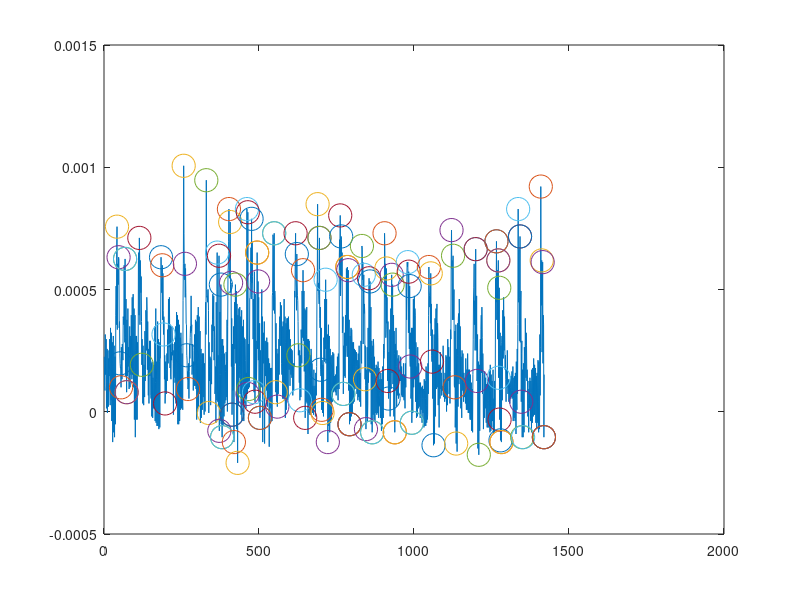

MATLAB code for this plot:
data = [
0.000225
0.000106
0.000087
0.000316
0.000152
0.000165
0.000297
0.000014
0.000119
0.000257
-0.000005
0.000133
0.000251
0.000021
0.000218
0.000152
0.000146
0.000297
0.000113
0.000027
0.000343
0.000087
0.000047
0.000323
-0.000038
0.000152
0.000284
-0.000124
0.000244
0.00031
-0.000084
0.000251
0.00027
-0.000104
0.000225
0.000225
-0.000051
0.000395
0.000514
0.000356
0.000671
0.000757
0.000336
0.000605
0.000573
0.00052
0.000632
0.000625
0.000343
0.000369
0.000238
0.000198
0.000179
0.000179
0.0001
0.000264
0.000185
0.000133
0.000277
0.000257
0.000211
0.000389
0.000382
0.000356
0.000599
0.000408
0.000284
0.000625
0.000303
0.000146
0.000461
0.000205
0.00008
0.000376
0.000146
0.000146
0.000422
0.000185
0.000264
0.000238
0.000093
0.000277
0.000349
0.0001
0.00031
0.000192
0.000152
0.000395
0.000231
0.000133
0.000468
0.000152
0.000185
0.000481
0.0001
0.000185
0.000422
-0.000032
0.000165
0.000395
-0.000104
0.000251
0.00031
-0.000032
0.00031
0.00027
-0.000032
0.000284
0.000231
0.000146
0.000619
0.000651
0.000395
0.000711
0.000638
0.000356
0.000619
0.00056
0.000487
0.000553
0.000369
0.000192
0.000297
0.000225
0.000034
0.00027
0.000093
0.000027
0.000192
0.000139
0.00006
0.00033
0.000126
0.000172
0.000415
0.000376
0.000251
0.000468
0.000415
0.000172
0.000369
0.000211
0.000067
0.000257
0.000034
0.000185
0.00029
0.000146
0.000251
0.00029
0.000067
0.000054
0.000198
-0.000019
0.000205
0.000133
-0.000025
0.000139
0.000034
0.000014
0.000192
0.000014
0.000041
0.000349
-0.000038
0.000119
0.000422
-0.000045
0.000133
0.000205
-0.000058
0.000146
0.000369
-0.000058
0.000225
0.000297
-0.000071
0.000284
0.000205
-0.000064
0.000218
0.000218
0.000408
0.000632
0.000546
0.000487
0.000487
0.000599
0.000376
0.000566
0.000415
0.000316
0.000389
0.000362
0.000133
0.000231
0.000034
0.000073
0.000205
0.000126
0.000073
0.000172
0.000238
0.000126
0.000336
0.00027
0.000198
0.000461
0.00029
0.000264
0.000468
0.000277
0.000179
0.000356
0.000146
0.000133
0.000244
0.000211
0.000349
0.00031
0.000231
0.000277
0.000198
-0.000012
0.000251
0.000139
0.000146
0.000284
0.000119
0.000133
0.000349
0.000034
0.000119
0.000408
0.000027
0.0001
0.000395
-0.000051
0.000244
0.000376
-0.000051
0.000146
0.000356
-0.000038
0.000218
0.000303
0.000008
0.000323
0.000264
0.000014
0.000119
0.000238
0.000054
0.000008
0.000454
0.000605
0.001006
0.00073
0.000546
0.00054
0.000605
0.000468
0.000586
0.000487
0.000362
0.000356
0.000231
0.000211
0.000133
0.000165
0.000093
0.000119
0.000198
0.000054
0.000165
0.000277
0.000218
0.000303
0.000349
0.000323
0.000474
0.00033
0.000356
0.000152
0.000179
0.000277
0.000251
0.000087
0.000205
0.000165
0.000106
0.000316
0.000185
0.000106
0.000376
0.000146
0.000093
0.000369
-0.000032
0.000146
0.000395
0.000001
0.000205
0.000428
0.000021
0.000205
0.000389
0.000073
0.000211
0.00033
-0.000045
0.000218
0.000257
-0.000025
0.000198
0.000238
0.000008
0.000238
0.000179
0.00006
0.000238
0.000113
-0.000012
0.000198
0.0001
0.000001
0.000369
0.000448
0.000316
0.000947
0.0005
0.000468
0.000474
0.000448
0.0005
0.0005
0.000415
-0.000005
0.000284
0.000185
0.000126
0.000225
0.000172
0.000027
0.000218
0.000165
0.000113
0.000356
0.000244
0.000376
0.000481
0.00033
0.000408
0.000474
0.000211
0.000349
0.000303
0.000073
0.000106
0.000185
-0.000045
0.000448
0.000185
0.000047
0.000651
0.000126
0.000041
0.000231
0.000021
0.000093
0.000638
-0.000078
0.000152
0.000408
-0.000038
0.000152
0.00052
-0.000051
0.000238
0.000297
-0.000104
0.000251
0.000297
-0.000058
0.00027
0.000238
-0.000019
0.000238
0.000192
0.000034
0.000192
0.000165
0.000047
0.000244
0.000205
0.00006
0.000376
0.000001
0.000349
0.000573
0.000592
0.000697
0.000829
0.000566
0.000546
0.000592
0.000776
0.00052
0.000487
0.000527
0.000185
0.000382
-0.000012
0.0001
0.000277
0.000087
0.000126
0.000349
-0.000124
0.000185
0.000448
0.000257
0.000376
0.00052
0.000198
0.000474
0.000494
-0.000071
0.000441
0.00029
-0.000209
0.000395
0.000172
0.000027
0.000422
0.000139
0.000185
0.000428
0.000073
0.000152
0.000389
-0.000012
0.000001
0.000415
-0.000038
0.000277
0.000349
0.000027
0.000119
0.000376
-0.000038
0.000303
0.00029
0.000034
0.000297
0.000211
0.000041
0.000014
0.000159
0.000054
0.000829
0.000139
0.000073
0.000816
0.000133
0.000093
0.000277
0.000152
0.0001
0.000461
0.000468
0.000527
0.000566
0.000671
0.000461
0.000789
0.000527
0.000691
0.000553
0.000474
0.000297
0.000461
0.00031
0.00008
0.000573
0.000211
0.000041
0.000481
0.000126
0.0001
0.00029
0.000126
0.000218
0.000651
0.000257
0.000362
0.000533
0.000211
0.000468
0.000041
0.000192
0.000362
-0.000025
0.000054
0.000251
0.000198
0.0001
0.000395
0.0005
0.000119
0.000389
-0.000124
0.000146
0.000323
0.000198
0.000205
0.000369
-0.00013
0.000179
0.00029
0.000146
0.000257
0.000284
0.000087
0.000303
0.000231
0.000021
0.000284
0.000159
0.000054
0.000218
0.000146
-0.000143
0.000198
0.000146
0.000014
0.000179
0.000113
-0.000038
0.000179
0.000179
-0.000038
0.000474
0.000487
0.000724
0.000711
0.000415
0.000579
0.00073
0.000402
0.000494
0.000461
0.000264
0.00008
0.000362
0.000073
0.000041
0.000257
0.000021
0.000067
0.000238
0.000073
0.000133
0.000297
0.000152
0.000343
0.000389
0.00027
0.000448
0.000395
0.00027
0.000435
0.000198
0.000152
0.000349
0.000054
0.0001
0.000369
0.000054
0.000244
0.000461
0.000047
0.000251
0.000389
-0.000025
0.000284
0.000362
0.000008
0.000336
0.000382
0.000047
0.000382
0.000316
0.000054
0.000389
0.000323
0.000172
0.000336
0.000257
0.000106
0.000297
0.000211
0.000152
0.000257
0.000185
0.000139
0.000251
0.000179
0.000067
0.000198
0.000159
0.000087
0.000198
0.000185
0.000494
0.000468
0.000632
0.00073
0.00054
0.000507
0.000415
0.000645
0.000527
0.000474
0.000454
0.000369
0.000231
0.000277
0.000231
0.000119
0.000251
0.000047
0.000231
0.000179
0.00006
0.000336
0.00029
0.000198
0.000494
0.000376
0.000303
0.000579
0.000356
0.00029
0.000494
0.000165
0.000225
0.000422
-0.000025
0.000152
0.000415
0.000041
0.000316
0.000428
0.000034
0.000264
0.000297
-0.000091
0.000238
0.000297
-0.000005
0.00029
0.000211
-0.000012
0.000231
0.000139
-0.000012
0.000257
0.000205
0.000041
0.000198
0.000146
-0.000005
0.000106
0.00008
-0.000012
0.000172
0.000093
0.000014
0.0001
0.000106
-0.000019
0.000159
0.000126
0.000067
0.000185
0.000514
0.00054
0.000849
0.000494
0.000514
0.000527
0.000474
0.000441
0.000711
0.000382
0.000343
0.000428
0.000172
0.000146
0.000343
0.000008
0.000211
0.000211
-0.000005
0.000192
0.000165
-0.000019
0.000303
0.00027
0.000205
0.000461
0.00027
0.000257
0.00054
0.000198
0.000251
0.000461
0.000041
0.000146
0.000316
-0.000124
0.000165
0.000356
-0.000058
0.000264
0.00031
-0.000084
0.000231
0.000257
-0.000045
0.000225
0.000172
-0.000032
0.000231
0.000139
0.000041
0.000244
0.000152
0.00008
0.000238
0.000139
0.000087
0.000146
0.000106
0.00008
0.000152
0.000113
0.000067
0.000185
0.000119
0.000093
0.000225
0.000152
0.000047
0.000238
0.000172
0.000093
0.000632
0.000704
0.000579
0.000803
0.000474
0.000533
0.000717
0.000704
0.000553
0.000651
0.000323
0.000336
0.000389
0.000073
0.00027
0.000244
0.000146
0.000323
0.000211
0.000139
0.000395
0.000225
0.000257
0.000586
0.00027
0.00033
0.000592
0.000225
0.000349
0.000579
0.000087
0.000284
0.000376
-0.000051
0.000225
0.00031
-0.000038
0.00033
0.000343
-0.000019
0.000336
0.000264
-0.000005
0.000284
0.000179
0.000034
0.000284
0.000133
0.000041
0.000257
0.000113
0.000093
0.000251
0.000179
0.000106
0.000244
0.000185
0.000073
0.000211
0.0001
0.000047
0.000238
0.000179
0.00006
0.00027
0.000159
0.000041
0.000159
0.000119
0.000021
0.00029
0.000211
0.000198
0.000678
0.000665
0.00054
0.000612
0.000277
0.000481
0.00056
0.000402
0.000441
0.000408
0.000133
0.00027
0.000106
-0.000071
0.000172
0.000047
-0.000019
0.000264
-0.000038
0.000027
0.000343
0.000119
0.000198
0.000546
0.000165
0.000297
0.000533
0.000159
0.000303
0.000428
-0.000051
0.000225
0.00029
-0.000084
0.000146
0.00027
-0.000012
0.000297
0.00027
-0.000032
0.000225
0.000159
-0.000038
0.000179
0.000139
-0.000005
0.000192
0.000119
-0.000012
0.000185
0.000113
-0.000005
0.000205
0.000133
-0.000025
0.000179
0.000067
0.000027
0.000133
0.000054
-0.000025
0.000159
0.000041
-0.000078
0.000133
0.000014
-0.000051
0.000185
0.000008
-0.000025
0.000277
0.000218
0.000251
0.00073
0.000658
0.000468
0.000605
0.000303
0.000336
0.000586
0.000362
0.000468
0.000277
0.000126
0.000369
0.000113
0.000054
0.000244
0.00008
0.000106
0.000336
-0.000019
0.000179
0.000422
0.000093
0.000376
0.00056
0.000159
0.000415
0.00052
0.000113
0.000369
0.000395
-0.000019
0.00033
0.000238
-0.000084
0.000277
0.000277
0.000087
0.000343
0.000185
0.000021
0.000251
0.000159
0.000067
0.000218
0.000185
0.000054
0.000231
0.000139
0.000126
0.000133
0.000172
0.000126
0.000225
0.000165
0.000067
0.000185
0.000119
0.00006
0.000152
0.000093
0.00006
0.000198
0.000067
0.000047
0.000152
0.000106
0.000014
0.000198
0.0001
0.0001
0.000527
0.000376
0.00056
0.000612
0.000592
0.000612
0.000514
0.000323
0.000573
0.000428
0.000257
0.000514
0.000211
0.000185
0.000323
0.000054
0.00008
0.000343
-0.000045
0.000093
0.000343
-0.000005
0.000218
0.000461
0.0001
0.000369
0.000474
0.000133
0.000422
0.000395
0.000041
0.000284
0.000264
-0.000025
0.000185
0.000119
-0.000019
0.000264
0.000133
0.000014
0.000198
0.000106
0.000021
0.000119
0.000113
-0.000025
0.000119
0.000054
0.000008
0.000093
0.0001
-0.000045
0.000106
0.000054
-0.000005
0.000093
0.000093
-0.000064
0.000133
0.000087
-0.000058
0.000126
0.000054
-0.000058
0.000185
0.000027
-0.000045
0.000165
-0.000032
-0.000012
0.000198
0.000073
0.000395
0.000592
0.000494
0.000474
0.000428
0.000468
0.000362
0.000566
0.00031
0.000441
0.000231
0.000205
0.000336
0.000054
0.000067
0.000257
-0.000137
-0.000051
0.000316
-0.00013
0.000159
0.000382
-0.000019
0.000323
0.000422
0.000093
0.000382
0.000441
0.0001
0.000362
0.000303
0.000027
0.000185
0.000192
-0.000064
0.000159
0.000192
0.000054
0.000244
0.000165
0.000093
0.000159
0.000067
0.000067
0.000106
0.000087
0.000106
0.00027
0.000113
0.00006
0.000133
0.0001
0.000041
0.000159
0.000126
0.000054
0.000231
0.000119
0.000001
0.000225
0.0001
0.000027
0.000297
0.000126
0.000146
0.000264
0.000073
0.0001
0.000225
0.000034
0.000165
0.000336
0.000297
0.000625
0.000743
0.000586
0.000619
0.000376
0.000527
0.000638
0.000441
0.000376
0.0005
0.000106
0.0001
0.00033
-0.000064
0.000014
0.000356
-0.00013
0.000179
0.000257
-0.000163
0.000231
0.000362
0.000021
0.000382
0.000402
0.000113
0.000461
0.000356
0.000133
0.000349
0.000179
0.000014
0.000225
0.000067
-0.000025
0.000251
0.000139
0.000087
0.000238
0.000119
0.000041
0.000159
0.00008
0.00006
0.000139
0.000093
0.000034
0.000218
0.000093
0.000008
0.000172
0.000172
0.000008
0.000238
0.000119
-0.000005
0.000172
0.000047
-0.000005
0.000172
-0.000012
-0.000032
0.000152
-0.000032
0.000001
0.000119
-0.000078
0.00006
0.000093
-0.000084
0.000152
0.000297
0.000461
0.000507
0.000605
0.000356
0.000454
0.000251
0.000297
0.000665
0.000277
0.000251
0.000474
0.000126
0.000133
0.000316
-0.00015
0.0001
0.000205
-0.000176
0.000087
0.000192
-0.000078
0.000225
0.000297
0.000087
0.000336
0.000395
0.000159
0.000428
0.000303
0.000073
0.000238
0.000152
-0.000071
0.000047
0.000073
-0.000025
0.000165
0.000126
0.000014
0.000139
0.000067
-0.000045
0.000113
0.000067
-0.000064
0.000133
0.000034
-0.000064
0.000139
0.000047
-0.000064
0.000172
0.000001
-0.000084
0.000192
0.000001
-0.000078
0.000152
-0.000045
-0.000064
0.000126
-0.000038
0.000014
0.000172
-0.000091
0.000041
0.000054
-0.000084
0.000126
0.000014
0.000021
0.000546
0.0005
0.000448
0.000697
0.000376
0.000461
0.000579
0.000297
0.0005
0.000619
0.000139
0.000257
0.000507
-0.000032
0.000218
0.000323
-0.000117
0.00027
0.00027
-0.000124
0.000284
0.00031
0.000047
0.000415
0.000402
0.000218
0.000468
0.000369
0.000251
0.000389
0.000257
0.000172
0.000231
0.000133
0.000041
0.000172
0.000146
0.0001
0.000251
0.000126
0.000073
0.000133
0.000119
0.000041
0.000119
0.000106
0.000034
0.000133
0.0001
0.000054
0.000146
0.000087
0.00006
0.000165
0.000054
0.000087
0.000185
-0.000038
0.000054
0.000139
-0.000025
0.000133
0.000146
-0.000038
0.000159
0.000113
-0.000091
0.000205
0.000067
0.000008
0.000257
0.000073
0.000356
0.000829
0.000448
0.000645
0.000665
0.00029
0.000468
0.000717
0.000284
0.000428
0.000494
0.000041
0.000238
0.00029
-0.000104
0.000172
0.000133
-0.000104
0.000198
0.000172
-0.000084
0.000264
0.000225
0.00008
0.000382
0.00029
0.000139
0.000323
0.00027
0.000126
0.000172
0.000133
-0.000019
0.000093
0.000034
-0.000084
0.000126
0.0001
0.000014
0.000139
0.00008
-0.000038
0.000126
0.00008
-0.000084
0.000172
0.000119
-0.000045
0.000179
0.000093
-0.000019
0.000218
0.00008
-0.000012
0.000192
-0.000012
0.000027
0.000179
-0.000045
0.00008
0.000146
-0.000071
0.000159
0.000093
-0.000045
0.000211
0.000041
-0.000084
0.000205
-0.000064
-0.000071
0.000316
0.000067
0.000264
0.000921
0.000481
0.000435
0.000619
0.000244
0.000435
0.000612
0.000198
0.000395
0.000356
-0.000104
0.000152
];
REQUIREMENTFORLOCALMAX = 0.0005;
USERESTIMATEFORMAXIMA = 21;

[peakVal, peakLoc] = findpeaks(data,"DoubleSided", "MinPeakDistance", 3);
LocalMaxInterval = [];
localmaxintervalcount = 1;
for i = 1:length(peakLoc)
  if(peakVal(i) > REQUIREMENTFORLOCALMAX)
    LocalMaxInterval(localmaxintervalcount) = peakLoc(i);
    localmaxintervalcount = localmaxintervalcount + 1;
  end
end
interval = [];
index = 1;
LocalMinima = [];
LocalMaxima = [];
LocalMaximaPeakLoc = [];
LocalMinimaPeakLoc = [];
localmaximacount = 1;
localminimacount =1;
iterator = 1;
lowerbound = 0;
upperbound = 0;
while(!(upperbound>length(data)) && !(iterator>length(LocalMaxInterval)))
  lowerbound = LocalMaxInterval(iterator)-0; # CHANGE to -10 IF LOCAL MINIMA OCCURS BEFORE LOCAL MAXIMA
  upperbound = LocalMaxInterval(iterator) +10;
  if(upperbound >length(data))
    upperbound = length(data);
  end
  fprintf("lowerbound: %d\t upperbound: %d\n", lowerbound, upperbound);
  for i = lowerbound:upperbound
      interval(index) = data(i);
      index = index +1;
  end
  LocalMinima(localminimacount) = min(interval);
  LocalMaxima(localmaximacount) = max(interval);
  for i = lowerbound: upperbound
    if(data(i) == LocalMinima(localminimacount))
      LocalMinimaPeakLoc(localminimacount) = i;
    elseif(data(i) == LocalMaxima(localmaximacount))
      LocalMaximaPeakLoc(localmaximacount) = i;
    end
  end
  localmaximacount = localmaximacount + 1;
  localminimacount = localminimacount + 1;

  index = 1;
  interval = [];
  iterator = iterator +1;
endwhile
disp("RESULTS\n\n");
for i = 1: length(LocalMaxima)
  fprintf("Local Maxima Number: %i\t\tLocal Maxima Value: %d\t\t Local Maxima Pos: %d\n", i, LocalMaxima(i), LocalMaximaPeakLoc(i));
end  
fprintf("Local Maxima Average: %d\n", mean(LocalMaxima));
fprintf("Local Maxima Standard Deviation: %d\n\n", std(LocalMaxima));

for i = 1: length(LocalMinima)
  fprintf("Local Minima Number: %i\t\tLocal Minima Value: %d\t\t Local Minima Pos: %d\n", i, LocalMinima(i), LocalMinimaPeakLoc(i));
end  
fprintf("Local Minima Average: %d\n", mean(LocalMinima));
fprintf("Local Minima Standard Deviation: %d\n\n", std(LocalMinima));
if(USERESTIMATEFORMAXIMA == length(LocalMaxima))
  fprintf("Software estimate was CORRECT according to the user estimate\n")
else
  fprintf("Software estimate was INCORRECT according to the user estimate, please manually check the data.\n")
end
plot(data);
hold on
for i = 1:length(LocalMinima)
  scatter(LocalMinimaPeakLoc(i), LocalMinima(i), 280);
end
for i =1:length(LocalMaxima)
  scatter(LocalMaximaPeakLoc(i), LocalMaxima(i), 280);
end
hold off
%}